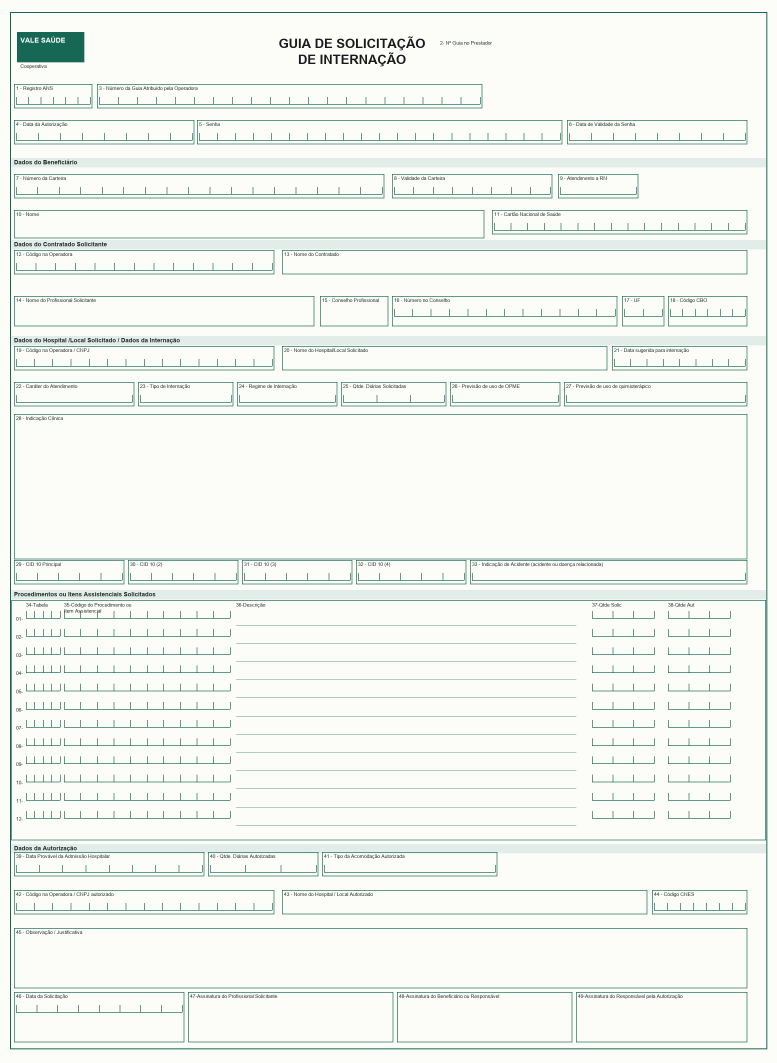
#> input picture models/blank_form.png, 2331 x 3189 px (shown at 1/3 size)
$ python -i document.py   (imports and definitions only)
#> lines starting #> are read from the running program, lines starting #| are printed output that depends on the picture; after the words box and inside, x2 and y2 are one past the last pixel; in counts of white or black regions, pixels touching at a corner belong together
#> further down, picture is the input picture: shape (3189, 2331, 3); mean B, G, R 240.8, 244.4, 240.9
from __future__ import annotations

from dataclasses import dataclass

import cv2
import numpy as np

MIN_AREA_RATIO = 0.05
CANONICAL_WIDTH = 2400


@dataclass
class DocumentCrop:
    image: np.ndarray
    found: bool
    area_ratio: float


# [32 lines left out: functions _order_corners, _largest_quad, not called in this run]


MIN_INTERIOR_BRIGHTNESS = 150
MIN_BACKGROUND_CONTRAST = 25


def _quad_mask(shape: tuple[int, int], quad: np.ndarray) -> np.ndarray:
    mask = np.zeros(shape, np.uint8)
    cv2.fillConvexPoly(mask, quad.astype(np.int32), 255)
    return mask


def _interior_brightness(grey: np.ndarray, quad: np.ndarray) -> float:
    eroded = cv2.erode(_quad_mask(grey.shape, quad), np.ones((25, 25), np.uint8), iterations=2)
    return float(cv2.mean(grey, mask=eroded)[0])


def _background_contrast(grey: np.ndarray, quad: np.ndarray) -> float:
    """Paper only counts as cropped out if what surrounds it is clearly darker.

    On a flatbed scan the page fills the frame and there is no darker
    background, so any bright rectangle found inside the form is not the sheet.
    """
    mask = _quad_mask(grey.shape, quad)
    outside = cv2.bitwise_not(cv2.dilate(mask, np.ones((25, 25), np.uint8), iterations=2))
    if cv2.countNonZero(outside) < grey.size * 0.02:
        return 0.0
    return _interior_brightness(grey, quad) - float(cv2.mean(grey, mask=outside)[0])


def _paper_quad(image: np.ndarray) -> np.ndarray | None:
    """The sheet: a large quadrilateral whose inside is bright. The desk around it is not."""
    grey = cv2.cvtColor(image, cv2.COLOR_BGR2GRAY)
    blurred = cv2.GaussianBlur(grey, (7, 7), 0)
    page_area = image.shape[0] * image.shape[1]
#> page_area = 7433559

    masks = [
        cv2.threshold(blurred, 0, 255, cv2.THRESH_BINARY | cv2.THRESH_OTSU)[1],
        cv2.dilate(cv2.Canny(blurred, 40, 140), np.ones((5, 5), np.uint8), iterations=2),
    ]

    best = None
    for mask in masks:
        mask = cv2.morphologyEx(mask, cv2.MORPH_CLOSE, np.ones((15, 15), np.uint8), iterations=2)
        contours, _ = cv2.findContours(mask, cv2.RETR_LIST, cv2.CHAIN_APPROX_SIMPLE)
        for contour in sorted(contours, key=cv2.contourArea, reverse=True)[:8]:
            area = cv2.contourArea(contour)
            if area < page_area * MIN_AREA_RATIO or area > page_area * 0.92:
                continue
            approximation = cv2.approxPolyDP(contour, 0.02 * cv2.arcLength(contour, True), True)
            quad = (
                approximation.reshape(4, 2).astype("float32")
                if len(approximation) == 4
                else cv2.boxPoints(cv2.minAreaRect(contour)).astype("float32")
            )
            if _interior_brightness(grey, quad) < MIN_INTERIOR_BRIGHTNESS:
                continue
            if _background_contrast(grey, quad) < MIN_BACKGROUND_CONTRAST:
                continue
            if best is None or area > cv2.contourArea(best):
                best = quad
#> this loop made 2 passes
#> pass 1, in _paper_quad, `mask = cv2.morphologyEx(mask, cv2.MORPH_CLOSE, np.ones((15, 15), np.ui..`:
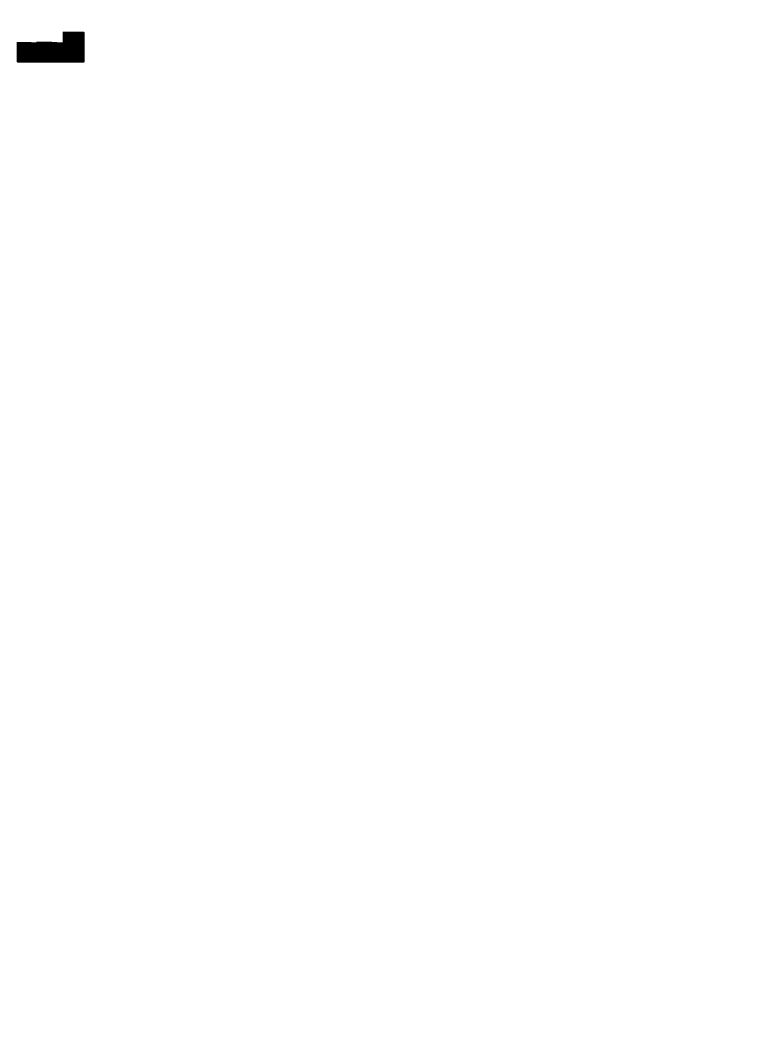
#> mask: shape (3189, 2331) (shown at 1/3 size); 99.8% white; 1 black region, box (x1, y1, x2, y2) and area: (50, 95, 254, 188) 14700
#> pass 2, in _paper_quad, `mask = cv2.morphologyEx(mask, cv2.MORPH_CLOSE, np.ones((15, 15), np.ui..`:
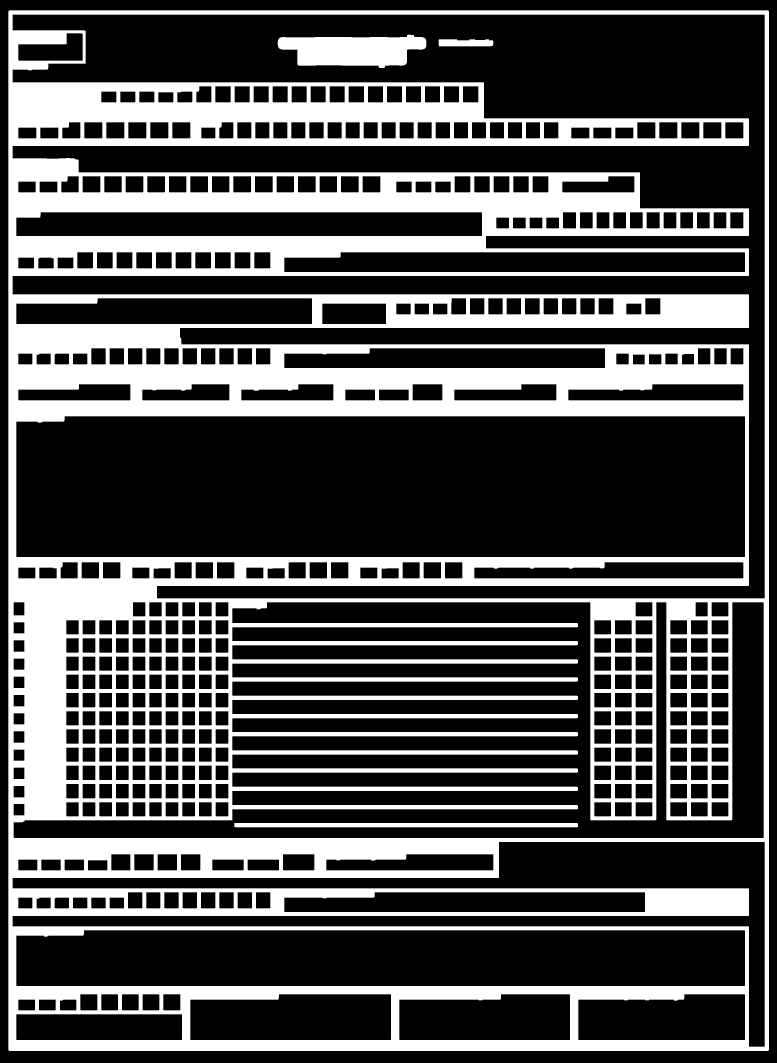
#> mask: shape (3189, 2331) (shown at 1/3 size); 30.9% white; 4 white regions, box (x1, y1, x2, y2) and area: (25, 31, 2307, 3153) 2245121, (833, 104, 1279, 204) 32450, (703, 2469, 1734, 2482) 13394, (1316, 118, 1480, 139) 3216
#> pass 2, in _interior_brightness, `eroded = cv2.erode(_quad_mask(grey.shape, quad), np.ones((25, 25), np...`:
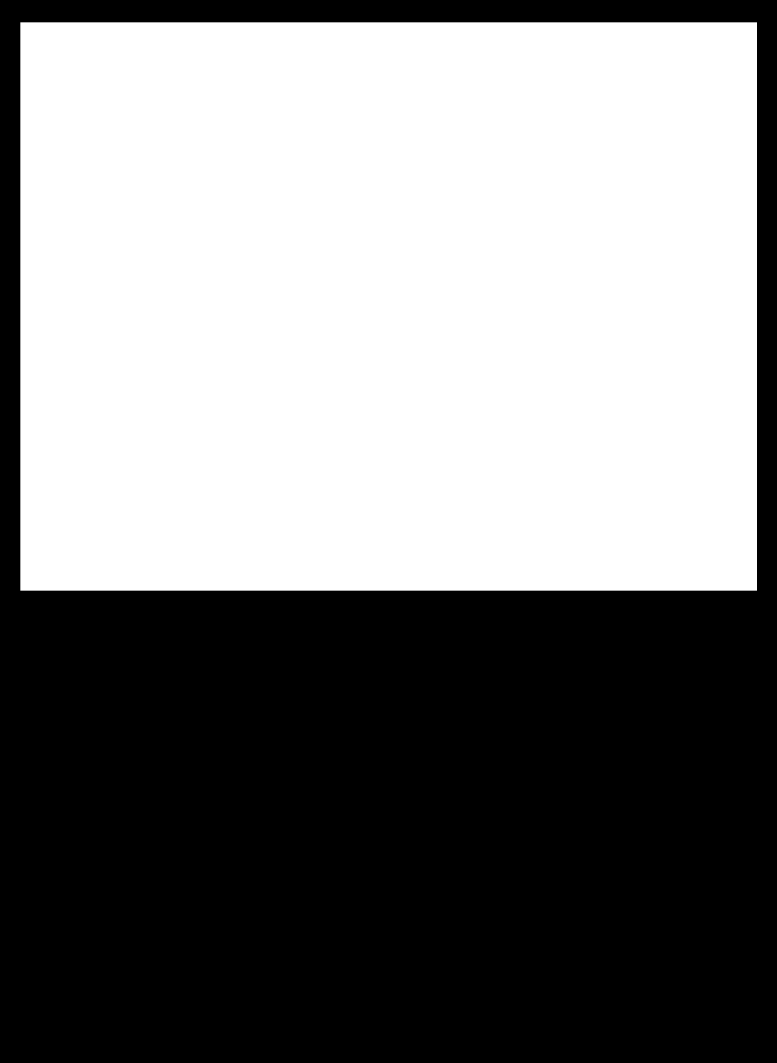
#> eroded: shape (3189, 2331) (shown at 1/3 size); 50.7% white; 1 black region, box (x1, y1, x2, y2) and area: (0, 0, 2331, 3189) 3665509
    return best


# [72 lines left out: functions _frame_quad, _warp_to, extract_document, deskew, not called in this run]

>>> import cv2
>>> picture = cv2.imread('../../models/blank_form.png')
>>> result = _paper_quad(picture)
